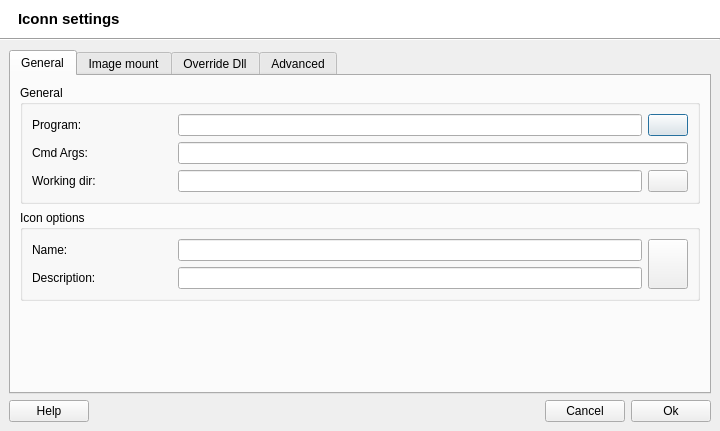
<ui version="4.0" >
 <class>IconSettings</class>
 <widget class="QDialog" name="IconSettings" >
  <property name="geometry" >
   <rect>
    <x>0</x>
    <y>0</y>
    <width>720</width>
    <height>431</height>
   </rect>
  </property>
  <property name="minimumSize" >
   <size>
    <width>340</width>
    <height>370</height>
   </size>
  </property>
  <property name="windowTitle" >
   <string>Icon settings</string>
  </property>
  <layout class="QVBoxLayout" >
   <property name="spacing" >
    <number>0</number>
   </property>
   <property name="leftMargin" >
    <number>0</number>
   </property>
   <property name="topMargin" >
    <number>0</number>
   </property>
   <property name="rightMargin" >
    <number>0</number>
   </property>
   <property name="bottomMargin" >
    <number>0</number>
   </property>
   <item>
    <widget class="QWidget" native="1" name="widget_7" >
     <property name="palette" >
      <palette>
       <active>
        <colorrole role="Button" >
         <brush brushstyle="SolidPattern" >
          <color alpha="255" >
           <red>255</red>
           <green>255</green>
           <blue>255</blue>
          </color>
         </brush>
        </colorrole>
        <colorrole role="Midlight" >
         <brush brushstyle="SolidPattern" >
          <color alpha="255" >
           <red>255</red>
           <green>255</green>
           <blue>255</blue>
          </color>
         </brush>
        </colorrole>
        <colorrole role="Base" >
         <brush brushstyle="SolidPattern" >
          <color alpha="255" >
           <red>255</red>
           <green>255</green>
           <blue>255</blue>
          </color>
         </brush>
        </colorrole>
        <colorrole role="Window" >
         <brush brushstyle="SolidPattern" >
          <color alpha="255" >
           <red>255</red>
           <green>255</green>
           <blue>255</blue>
          </color>
         </brush>
        </colorrole>
       </active>
       <inactive>
        <colorrole role="Button" >
         <brush brushstyle="SolidPattern" >
          <color alpha="255" >
           <red>255</red>
           <green>255</green>
           <blue>255</blue>
          </color>
         </brush>
        </colorrole>
        <colorrole role="Midlight" >
         <brush brushstyle="SolidPattern" >
          <color alpha="255" >
           <red>255</red>
           <green>255</green>
           <blue>255</blue>
          </color>
         </brush>
        </colorrole>
        <colorrole role="Base" >
         <brush brushstyle="SolidPattern" >
          <color alpha="255" >
           <red>255</red>
           <green>255</green>
           <blue>255</blue>
          </color>
         </brush>
        </colorrole>
        <colorrole role="Window" >
         <brush brushstyle="SolidPattern" >
          <color alpha="255" >
           <red>255</red>
           <green>255</green>
           <blue>255</blue>
          </color>
         </brush>
        </colorrole>
       </inactive>
       <disabled>
        <colorrole role="Button" >
         <brush brushstyle="SolidPattern" >
          <color alpha="255" >
           <red>255</red>
           <green>255</green>
           <blue>255</blue>
          </color>
         </brush>
        </colorrole>
        <colorrole role="Midlight" >
         <brush brushstyle="SolidPattern" >
          <color alpha="255" >
           <red>255</red>
           <green>255</green>
           <blue>255</blue>
          </color>
         </brush>
        </colorrole>
        <colorrole role="Base" >
         <brush brushstyle="SolidPattern" >
          <color alpha="255" >
           <red>255</red>
           <green>255</green>
           <blue>255</blue>
          </color>
         </brush>
        </colorrole>
        <colorrole role="Window" >
         <brush brushstyle="SolidPattern" >
          <color alpha="255" >
           <red>255</red>
           <green>255</green>
           <blue>255</blue>
          </color>
         </brush>
        </colorrole>
       </disabled>
      </palette>
     </property>
     <property name="autoFillBackground" >
      <bool>true</bool>
     </property>
     <layout class="QHBoxLayout" >
      <property name="leftMargin" >
       <number>18</number>
      </property>
      <item>
       <widget class="QLabel" name="lblCaption" >
        <property name="font" >
         <font>
          <pointsize>11</pointsize>
          <weight>75</weight>
          <bold>true</bold>
         </font>
        </property>
        <property name="text" >
         <string>Iconn settings</string>
        </property>
       </widget>
      </item>
      <item>
       <spacer>
        <property name="orientation" >
         <enum>Qt::Horizontal</enum>
        </property>
        <property name="sizeHint" >
         <size>
          <width>40</width>
          <height>20</height>
         </size>
        </property>
       </spacer>
      </item>
      <item>
       <widget class="QLabel" name="lblLogo" >
        <property name="text" >
         <string/>
        </property>
       </widget>
      </item>
     </layout>
    </widget>
   </item>
   <item>
    <widget class="Line" name="line" >
     <property name="orientation" >
      <enum>Qt::Horizontal</enum>
     </property>
    </widget>
   </item>
   <item>
    <widget class="QWidget" native="1" name="widget" >
     <layout class="QVBoxLayout" >
      <item>
       <widget class="QTabWidget" name="twbGeneral" >
        <property name="currentIndex" >
         <number>0</number>
        </property>
        <widget class="QWidget" name="tab" >
         <attribute name="title" >
          <string>General</string>
         </attribute>
         <layout class="QVBoxLayout" >
          <item>
           <widget class="QGroupBox" name="groupBox" >
            <property name="title" >
             <string>General</string>
            </property>
            <layout class="QVBoxLayout" >
             <item>
              <widget class="QWidget" native="1" name="widget_2" >
               <layout class="QHBoxLayout" >
                <property name="leftMargin" >
                 <number>0</number>
                </property>
                <property name="topMargin" >
                 <number>0</number>
                </property>
                <property name="rightMargin" >
                 <number>0</number>
                </property>
                <property name="bottomMargin" >
                 <number>0</number>
                </property>
                <item>
                 <widget class="QLabel" name="label" >
                  <property name="minimumSize" >
                   <size>
                    <width>140</width>
                    <height>0</height>
                   </size>
                  </property>
                  <property name="maximumSize" >
                   <size>
                    <width>140</width>
                    <height>16777215</height>
                   </size>
                  </property>
                  <property name="text" >
                   <string>Program:</string>
                  </property>
                 </widget>
                </item>
                <item>
                 <widget class="QLineEdit" name="txtProgramPath" />
                </item>
                <item>
                 <widget class="QPushButton" name="cmdGetProgram" >
                  <property name="text" >
                   <string/>
                  </property>
                  <property name="iconSize" >
                   <size>
                    <width>16</width>
                    <height>16</height>
                   </size>
                  </property>
                 </widget>
                </item>
               </layout>
              </widget>
             </item>
             <item>
              <widget class="QWidget" native="1" name="widget_4" >
               <layout class="QHBoxLayout" >
                <property name="leftMargin" >
                 <number>0</number>
                </property>
                <property name="topMargin" >
                 <number>0</number>
                </property>
                <property name="rightMargin" >
                 <number>0</number>
                </property>
                <property name="bottomMargin" >
                 <number>0</number>
                </property>
                <item>
                 <widget class="QLabel" name="label_3" >
                  <property name="minimumSize" >
                   <size>
                    <width>140</width>
                    <height>0</height>
                   </size>
                  </property>
                  <property name="maximumSize" >
                   <size>
                    <width>140</width>
                    <height>16777215</height>
                   </size>
                  </property>
                  <property name="text" >
                   <string>Cmd Args:</string>
                  </property>
                 </widget>
                </item>
                <item>
                 <widget class="QLineEdit" name="txtCmdArgs" />
                </item>
               </layout>
              </widget>
             </item>
             <item>
              <widget class="QWidget" native="1" name="widget_12" >
               <layout class="QHBoxLayout" >
                <property name="leftMargin" >
                 <number>0</number>
                </property>
                <property name="topMargin" >
                 <number>0</number>
                </property>
                <property name="rightMargin" >
                 <number>0</number>
                </property>
                <property name="bottomMargin" >
                 <number>0</number>
                </property>
                <item>
                 <widget class="QLabel" name="label_12" >
                  <property name="minimumSize" >
                   <size>
                    <width>140</width>
                    <height>0</height>
                   </size>
                  </property>
                  <property name="maximumSize" >
                   <size>
                    <width>140</width>
                    <height>16777215</height>
                   </size>
                  </property>
                  <property name="text" >
                   <string>Working dir:</string>
                  </property>
                 </widget>
                </item>
                <item>
                 <widget class="QLineEdit" name="txtWorkDir" />
                </item>
                <item>
                 <widget class="QPushButton" name="cmdGetWorkDir" >
                  <property name="text" >
                   <string/>
                  </property>
                  <property name="iconSize" >
                   <size>
                    <width>16</width>
                    <height>16</height>
                   </size>
                  </property>
                 </widget>
                </item>
               </layout>
              </widget>
             </item>
            </layout>
           </widget>
          </item>
          <item>
           <widget class="QGroupBox" name="groupBox_7" >
            <property name="title" >
             <string>Icon options</string>
            </property>
            <layout class="QGridLayout" >
             <item row="0" column="0" >
              <widget class="QWidget" native="1" name="widget_10" >
               <layout class="QHBoxLayout" >
                <property name="leftMargin" >
                 <number>0</number>
                </property>
                <property name="topMargin" >
                 <number>0</number>
                </property>
                <property name="rightMargin" >
                 <number>0</number>
                </property>
                <property name="bottomMargin" >
                 <number>0</number>
                </property>
                <item>
                 <widget class="QLabel" name="label_8" >
                  <property name="minimumSize" >
                   <size>
                    <width>140</width>
                    <height>0</height>
                   </size>
                  </property>
                  <property name="maximumSize" >
                   <size>
                    <width>140</width>
                    <height>16777215</height>
                   </size>
                  </property>
                  <property name="text" >
                   <string>Name:</string>
                  </property>
                 </widget>
                </item>
                <item>
                 <widget class="QLineEdit" name="txtName" />
                </item>
               </layout>
              </widget>
             </item>
             <item rowspan="2" row="0" column="1" >
              <widget class="QWidget" native="1" name="widget_3" >
               <property name="sizePolicy" >
                <sizepolicy vsizetype="Expanding" hsizetype="Maximum" >
                 <horstretch>0</horstretch>
                 <verstretch>0</verstretch>
                </sizepolicy>
               </property>
               <layout class="QGridLayout" >
                <property name="leftMargin" >
                 <number>0</number>
                </property>
                <property name="topMargin" >
                 <number>0</number>
                </property>
                <property name="rightMargin" >
                 <number>0</number>
                </property>
                <property name="bottomMargin" >
                 <number>0</number>
                </property>
                <item row="0" column="0" >
                 <widget class="QPushButton" name="cmdGetIcon" >
                  <property name="sizePolicy" >
                   <sizepolicy vsizetype="Expanding" hsizetype="Minimum" >
                    <horstretch>0</horstretch>
                    <verstretch>0</verstretch>
                   </sizepolicy>
                  </property>
                  <property name="text" >
                   <string/>
                  </property>
                  <property name="iconSize" >
                   <size>
                    <width>32</width>
                    <height>32</height>
                   </size>
                  </property>
                 </widget>
                </item>
               </layout>
              </widget>
             </item>
             <item row="1" column="0" >
              <widget class="QWidget" native="1" name="widget_11" >
               <layout class="QHBoxLayout" >
                <property name="leftMargin" >
                 <number>0</number>
                </property>
                <property name="topMargin" >
                 <number>0</number>
                </property>
                <property name="rightMargin" >
                 <number>0</number>
                </property>
                <property name="bottomMargin" >
                 <number>0</number>
                </property>
                <item>
                 <widget class="QLabel" name="label_11" >
                  <property name="minimumSize" >
                   <size>
                    <width>140</width>
                    <height>0</height>
                   </size>
                  </property>
                  <property name="maximumSize" >
                   <size>
                    <width>140</width>
                    <height>16777215</height>
                   </size>
                  </property>
                  <property name="text" >
                   <string>Description:</string>
                  </property>
                 </widget>
                </item>
                <item>
                 <widget class="QLineEdit" name="txtDesc" />
                </item>
               </layout>
              </widget>
             </item>
            </layout>
           </widget>
          </item>
          <item>
           <spacer>
            <property name="orientation" >
             <enum>Qt::Vertical</enum>
            </property>
            <property name="sizeHint" >
             <size>
              <width>680</width>
              <height>26</height>
             </size>
            </property>
           </spacer>
          </item>
         </layout>
        </widget>
        <widget class="QWidget" name="tab_4" >
         <attribute name="title" >
          <string>Image mount</string>
         </attribute>
         <layout class="QVBoxLayout" >
          <item>
           <widget class="QGroupBox" name="groupBox_2" >
            <property name="title" >
             <string>Image mount options</string>
            </property>
            <layout class="QVBoxLayout" >
             <property name="spacing" >
              <number>2</number>
             </property>
             <item>
              <widget class="QLabel" name="label_6" >
               <property name="text" >
                <string>You mast have premission to mount loop device and access in to the mount point.</string>
               </property>
               <property name="wordWrap" >
                <bool>true</bool>
               </property>
              </widget>
             </item>
             <item>
              <widget class="QWidget" native="1" name="widget_5" >
               <layout class="QHBoxLayout" >
                <property name="leftMargin" >
                 <number>0</number>
                </property>
                <property name="topMargin" >
                 <number>0</number>
                </property>
                <property name="rightMargin" >
                 <number>0</number>
                </property>
                <property name="bottomMargin" >
                 <number>0</number>
                </property>
                <item>
                 <widget class="QLabel" name="label_4" >
                  <property name="minimumSize" >
                   <size>
                    <width>140</width>
                    <height>0</height>
                   </size>
                  </property>
                  <property name="maximumSize" >
                   <size>
                    <width>140</width>
                    <height>16777215</height>
                   </size>
                  </property>
                  <property name="text" >
                   <string>Image:</string>
                  </property>
                 </widget>
                </item>
                <item>
                 <widget class="QLineEdit" name="txtImagePath" />
                </item>
                <item>
                 <widget class="QPushButton" name="cmdGetImage" >
                  <property name="text" >
                   <string/>
                  </property>
                  <property name="iconSize" >
                   <size>
                    <width>16</width>
                    <height>16</height>
                   </size>
                  </property>
                 </widget>
                </item>
               </layout>
              </widget>
             </item>
             <item>
              <widget class="QWidget" native="1" name="widget_6" >
               <layout class="QHBoxLayout" >
                <property name="leftMargin" >
                 <number>0</number>
                </property>
                <property name="topMargin" >
                 <number>0</number>
                </property>
                <property name="rightMargin" >
                 <number>0</number>
                </property>
                <property name="bottomMargin" >
                 <number>0</number>
                </property>
                <item>
                 <widget class="QLabel" name="label_5" >
                  <property name="minimumSize" >
                   <size>
                    <width>140</width>
                    <height>0</height>
                   </size>
                  </property>
                  <property name="maximumSize" >
                   <size>
                    <width>140</width>
                    <height>16777215</height>
                   </size>
                  </property>
                  <property name="text" >
                   <string>Mount point:</string>
                  </property>
                 </widget>
                </item>
                <item>
                 <widget class="QLineEdit" name="txtMountPath" />
                </item>
                <item>
                 <widget class="QPushButton" name="cmdGetMount" >
                  <property name="text" >
                   <string/>
                  </property>
                  <property name="iconSize" >
                   <size>
                    <width>16</width>
                    <height>16</height>
                   </size>
                  </property>
                 </widget>
                </item>
               </layout>
              </widget>
             </item>
            </layout>
           </widget>
          </item>
          <item>
           <spacer>
            <property name="orientation" >
             <enum>Qt::Vertical</enum>
            </property>
            <property name="sizeHint" >
             <size>
              <width>20</width>
              <height>40</height>
             </size>
            </property>
           </spacer>
          </item>
         </layout>
        </widget>
        <widget class="QWidget" name="tab_3" >
         <attribute name="title" >
          <string>Override Dll</string>
         </attribute>
         <layout class="QVBoxLayout" >
          <item>
           <widget class="QGroupBox" name="groupBox_5" >
            <property name="title" >
             <string>Present wine dlls</string>
            </property>
            <layout class="QHBoxLayout" >
             <item>
              <widget class="QComboBox" name="cboxDlls" >
               <property name="minimumSize" >
                <size>
                 <width>300</width>
                 <height>0</height>
                </size>
               </property>
               <property name="maximumSize" >
                <size>
                 <width>300</width>
                 <height>16777215</height>
                </size>
               </property>
               <property name="maxVisibleItems" >
                <number>5</number>
               </property>
              </widget>
             </item>
             <item>
              <spacer>
               <property name="orientation" >
                <enum>Qt::Horizontal</enum>
               </property>
               <property name="sizeHint" >
                <size>
                 <width>40</width>
                 <height>20</height>
                </size>
               </property>
              </spacer>
             </item>
             <item>
              <widget class="QComboBox" name="cboxOveride" >
               <item>
                <property name="text" >
                 <string>Native</string>
                </property>
               </item>
               <item>
                <property name="text" >
                 <string>Buildin</string>
                </property>
               </item>
               <item>
                <property name="text" >
                 <string>Native, Buildin</string>
                </property>
               </item>
               <item>
                <property name="text" >
                 <string>Buildin, Native</string>
                </property>
               </item>
              </widget>
             </item>
             <item>
              <widget class="QPushButton" name="cmdAdd" >
               <property name="text" >
                <string>Add</string>
               </property>
              </widget>
             </item>
            </layout>
           </widget>
          </item>
          <item>
           <widget class="QGroupBox" name="groupBox_6" >
            <property name="title" >
             <string>Overrided dlls</string>
            </property>
            <layout class="QGridLayout" >
             <item row="0" column="0" >
              <widget class="QTableWidget" name="twDlls" >
               <property name="selectionMode" >
                <enum>QAbstractItemView::SingleSelection</enum>
               </property>
               <property name="selectionBehavior" >
                <enum>QAbstractItemView::SelectRows</enum>
               </property>
               <property name="sortingEnabled" >
                <bool>false</bool>
               </property>
               <column>
                <property name="text" >
                 <string>Dll name</string>
                </property>
               </column>
               <column>
                <property name="text" >
                 <string>Override algoritm</string>
                </property>
               </column>
              </widget>
             </item>
            </layout>
           </widget>
          </item>
         </layout>
        </widget>
        <widget class="QWidget" name="tab_2" >
         <attribute name="title" >
          <string>Advanced</string>
         </attribute>
         <layout class="QVBoxLayout" >
          <item>
           <widget class="QGroupBox" name="groupBox_4" >
            <property name="title" >
             <string>Display</string>
            </property>
            <layout class="QVBoxLayout" >
             <property name="spacing" >
              <number>2</number>
             </property>
             <item>
              <widget class="QWidget" native="1" name="widget_9" >
               <layout class="QHBoxLayout" >
                <property name="leftMargin" >
                 <number>0</number>
                </property>
                <property name="topMargin" >
                 <number>0</number>
                </property>
                <property name="rightMargin" >
                 <number>0</number>
                </property>
                <property name="bottomMargin" >
                 <number>0</number>
                </property>
                <item>
                 <widget class="QLabel" name="label_10" >
                  <property name="minimumSize" >
                   <size>
                    <width>140</width>
                    <height>0</height>
                   </size>
                  </property>
                  <property name="maximumSize" >
                   <size>
                    <width>140</width>
                    <height>16777215</height>
                   </size>
                  </property>
                  <property name="text" >
                   <string>DISPLAY:</string>
                  </property>
                 </widget>
                </item>
                <item>
                 <widget class="QLineEdit" name="txtDisplay" />
                </item>
               </layout>
              </widget>
             </item>
            </layout>
           </widget>
          </item>
          <item>
           <widget class="QGroupBox" name="groupBox_3" >
            <property name="title" >
             <string>Debug options</string>
            </property>
            <layout class="QVBoxLayout" >
             <property name="topMargin" >
              <number>0</number>
             </property>
             <item>
              <widget class="QCheckBox" name="cbUseConsole" >
               <property name="text" >
                <string>Run with output in console</string>
               </property>
              </widget>
             </item>
             <item>
              <widget class="QWidget" native="1" name="widget_8" >
               <layout class="QHBoxLayout" >
                <property name="leftMargin" >
                 <number>0</number>
                </property>
                <property name="topMargin" >
                 <number>0</number>
                </property>
                <property name="rightMargin" >
                 <number>0</number>
                </property>
                <property name="bottomMargin" >
                 <number>0</number>
                </property>
                <item>
                 <widget class="QLabel" name="label_9" >
                  <property name="minimumSize" >
                   <size>
                    <width>140</width>
                    <height>0</height>
                   </size>
                  </property>
                  <property name="maximumSize" >
                   <size>
                    <width>140</width>
                    <height>16777215</height>
                   </size>
                  </property>
                  <property name="text" >
                   <string>WINEDEBUG:</string>
                  </property>
                 </widget>
                </item>
                <item>
                 <widget class="QLineEdit" name="txtWinedebug" >
                  <property name="enabled" >
                   <bool>false</bool>
                  </property>
                 </widget>
                </item>
               </layout>
              </widget>
             </item>
            </layout>
           </widget>
          </item>
          <item>
           <spacer>
            <property name="orientation" >
             <enum>Qt::Vertical</enum>
            </property>
            <property name="sizeHint" >
             <size>
              <width>20</width>
              <height>40</height>
             </size>
            </property>
           </spacer>
          </item>
         </layout>
        </widget>
       </widget>
      </item>
      <item>
       <layout class="QHBoxLayout" >
        <item>
         <widget class="QPushButton" name="cmdHelp" >
          <property name="text" >
           <string>Help</string>
          </property>
         </widget>
        </item>
        <item>
         <spacer>
          <property name="orientation" >
           <enum>Qt::Horizontal</enum>
          </property>
          <property name="sizeHint" >
           <size>
            <width>40</width>
            <height>20</height>
           </size>
          </property>
         </spacer>
        </item>
        <item>
         <widget class="QPushButton" name="cmdCancel" >
          <property name="text" >
           <string>Cancel</string>
          </property>
         </widget>
        </item>
        <item>
         <widget class="QPushButton" name="cmdOk" >
          <property name="text" >
           <string>Ok</string>
          </property>
         </widget>
        </item>
       </layout>
      </item>
     </layout>
    </widget>
   </item>
  </layout>
 </widget>
 <resources>
  <include location="k4wine.qrc" />
 </resources>
 <connections/>
</ui>
